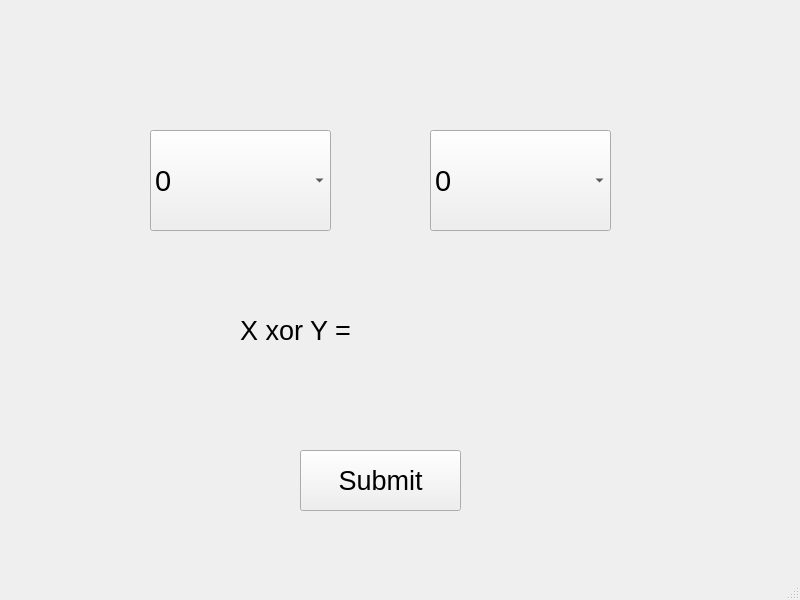
<?xml version="1.0" encoding="UTF-8"?>
<ui version="4.0">
 <class>MainWindow</class>
 <widget class="QMainWindow" name="MainWindow">
  <property name="geometry">
   <rect>
    <x>0</x>
    <y>0</y>
    <width>800</width>
    <height>600</height>
   </rect>
  </property>
  <property name="windowTitle">
   <string>MainWindow</string>
  </property>
  <widget class="QWidget" name="centralwidget">
   <widget class="QComboBox" name="comboX">
    <property name="geometry">
     <rect>
      <x>150</x>
      <y>130</y>
      <width>181</width>
      <height>101</height>
     </rect>
    </property>
    <property name="font">
     <font>
      <pointsize>22</pointsize>
     </font>
    </property>
    <item>
     <property name="text">
      <string>0</string>
     </property>
    </item>
    <item>
     <property name="text">
      <string>1</string>
     </property>
    </item>
   </widget>
   <widget class="QComboBox" name="comboY">
    <property name="geometry">
     <rect>
      <x>430</x>
      <y>130</y>
      <width>181</width>
      <height>101</height>
     </rect>
    </property>
    <property name="font">
     <font>
      <pointsize>22</pointsize>
     </font>
    </property>
    <item>
     <property name="text">
      <string>0</string>
     </property>
    </item>
    <item>
     <property name="text">
      <string>1</string>
     </property>
    </item>
   </widget>
   <widget class="QLabel" name="label">
    <property name="geometry">
     <rect>
      <x>240</x>
      <y>300</y>
      <width>331</width>
      <height>61</height>
     </rect>
    </property>
    <property name="font">
     <font>
      <pointsize>20</pointsize>
     </font>
    </property>
    <property name="text">
     <string>X xor Y = </string>
    </property>
   </widget>
   <widget class="QPushButton" name="submit">
    <property name="geometry">
     <rect>
      <x>300</x>
      <y>450</y>
      <width>161</width>
      <height>61</height>
     </rect>
    </property>
    <property name="font">
     <font>
      <pointsize>20</pointsize>
     </font>
    </property>
    <property name="text">
     <string>Submit</string>
    </property>
   </widget>
  </widget>
  <widget class="QMenuBar" name="menubar">
   <property name="geometry">
    <rect>
     <x>0</x>
     <y>0</y>
     <width>800</width>
     <height>26</height>
    </rect>
   </property>
  </widget>
  <widget class="QStatusBar" name="statusbar"/>
 </widget>
 <resources/>
 <connections/>
</ui>
